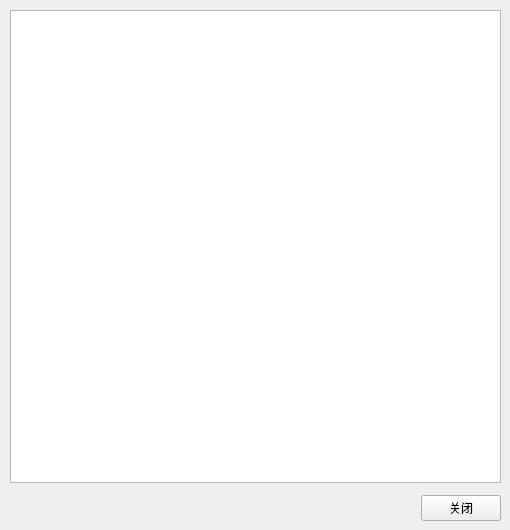
<?xml version="1.0" encoding="UTF-8"?>
<ui version="4.0">
 <class>HelpDialog</class>
 <widget class="QDialog" name="HelpDialog">
  <property name="geometry">
   <rect>
    <x>0</x>
    <y>0</y>
    <width>510</width>
    <height>530</height>
   </rect>
  </property>
  <property name="windowTitle">
   <string>Dialog</string>
  </property>
  <property name="styleSheet">
   <string notr="true"/>
  </property>
  <widget class="QWidget" name="verticalLayoutWidget">
   <property name="geometry">
    <rect>
     <x>0</x>
     <y>0</y>
     <width>511</width>
     <height>531</height>
    </rect>
   </property>
   <layout class="QVBoxLayout" name="verticalLayout">
    <property name="spacing">
     <number>12</number>
    </property>
    <property name="leftMargin">
     <number>10</number>
    </property>
    <property name="topMargin">
     <number>10</number>
    </property>
    <property name="rightMargin">
     <number>10</number>
    </property>
    <property name="bottomMargin">
     <number>10</number>
    </property>
    <item>
     <widget class="QTextBrowser" name="textBrowser"/>
    </item>
    <item>
     <layout class="QHBoxLayout" name="horizontalLayout">
      <item>
       <spacer name="horizontalSpacer">
        <property name="orientation">
         <enum>Qt::Horizontal</enum>
        </property>
        <property name="sizeHint" stdset="0">
         <size>
          <width>40</width>
          <height>20</height>
         </size>
        </property>
       </spacer>
      </item>
      <item>
       <widget class="QPushButton" name="pushButton">
        <property name="text">
         <string>关闭</string>
        </property>
        <property name="autoDefault">
         <bool>false</bool>
        </property>
       </widget>
      </item>
     </layout>
    </item>
   </layout>
  </widget>
 </widget>
 <resources/>
 <connections/>
</ui>
